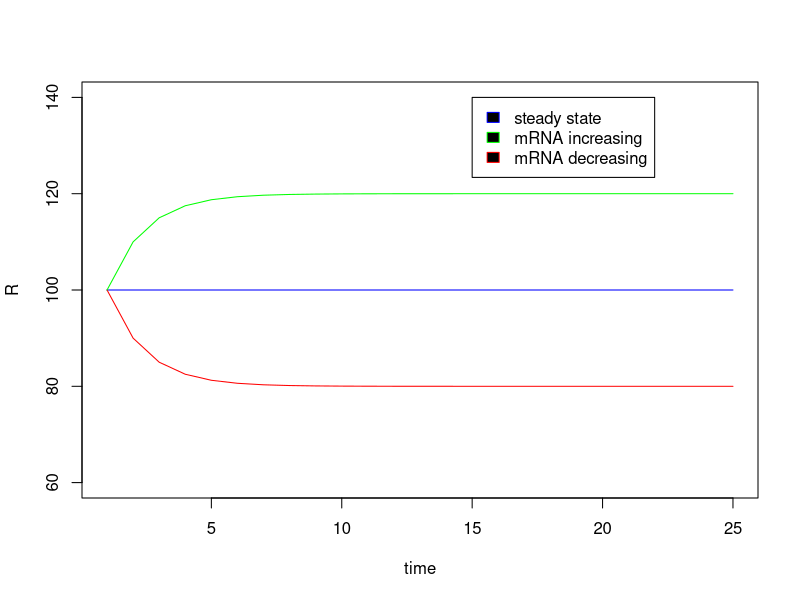

Here is the R script that generated this plot:
## ---- chunk 1
library("deSolve")
library("ggplot2")

parameter_list <- list(c(r = 0.5,m = 40), c(r = 0.5, m = 50), c(r = 0.5 ,m = 60))
starting_state <- c(R = 100)
times <- seq(1, 25,  by = 1)

transcripts <- function(t,R,params){
  with(as.list(c(params)),{
         R <- -r * R + m
         return(list(R))
       }
       )
}

test <- function (parameters){

  ode(times = times, y = starting_state,   parms = parameters, func = transcripts, method = "euler")
}

out  <- lapply(parameter_list, test)

plot(as.data.frame(out[2]), type = "line", col = "blue")
lines(as.data.frame(out[1]), type = "line", col = "red")
lines(as.data.frame(out[3]), type = "line", col = "green")
legend(15,140, legend = c("steady state" ,"mRNA increasing", "mRNA decreasing" ), border = c("blue", "green",  "red"), fill = TRUE)
